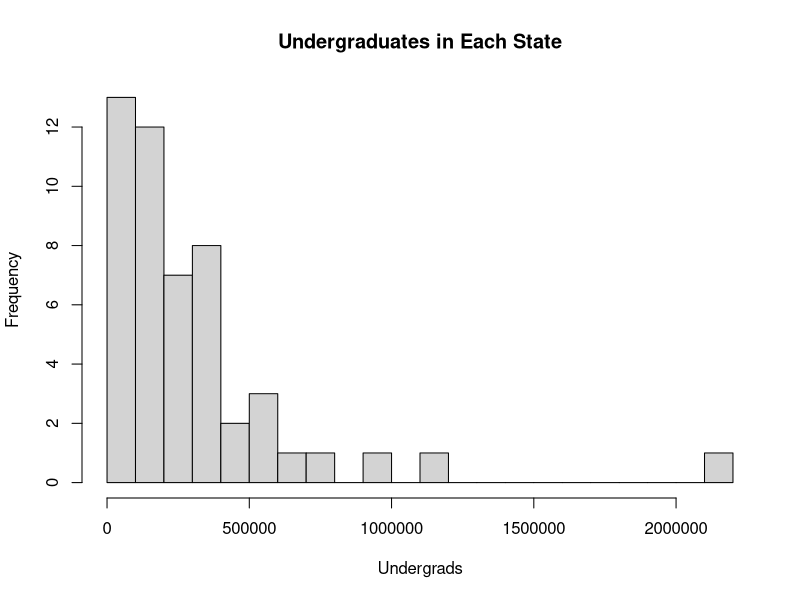

This chart was generated by the following R code:
library(tidyverse)
data <- read.csv("data.csv", header=TRUE)
v1 <- data$undergrads
for(item in data$undergrads){
   print(item)
}
parts <- c(0, 100000, 200000, 300000, 400000, 500000, 600000, 700000, 800000, 900000, 1000000, 1100000,1200000,1300000,1400000,1500000,1600000,1700000,1800000,1900000,2000000,2100000,2200000)
hist(v1, main="Undergraduates in Each State", xlab="Undergrads", ylab="Frequency",breaks=parts)